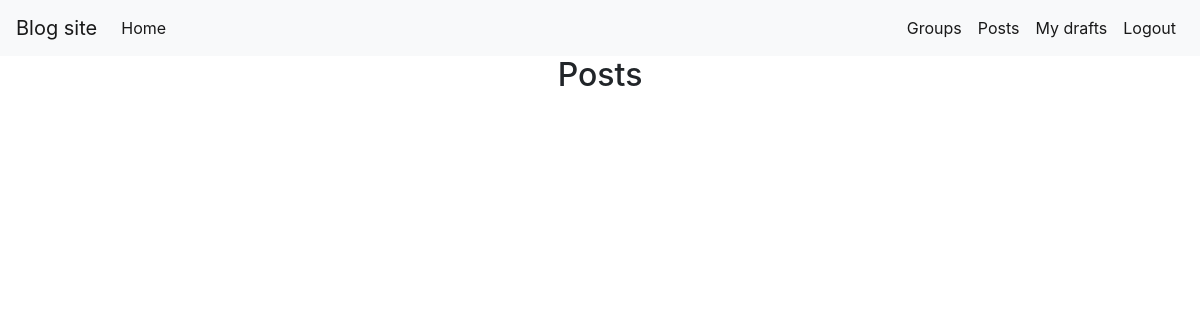
Page /posts/ (signed in) on the earlier database version.
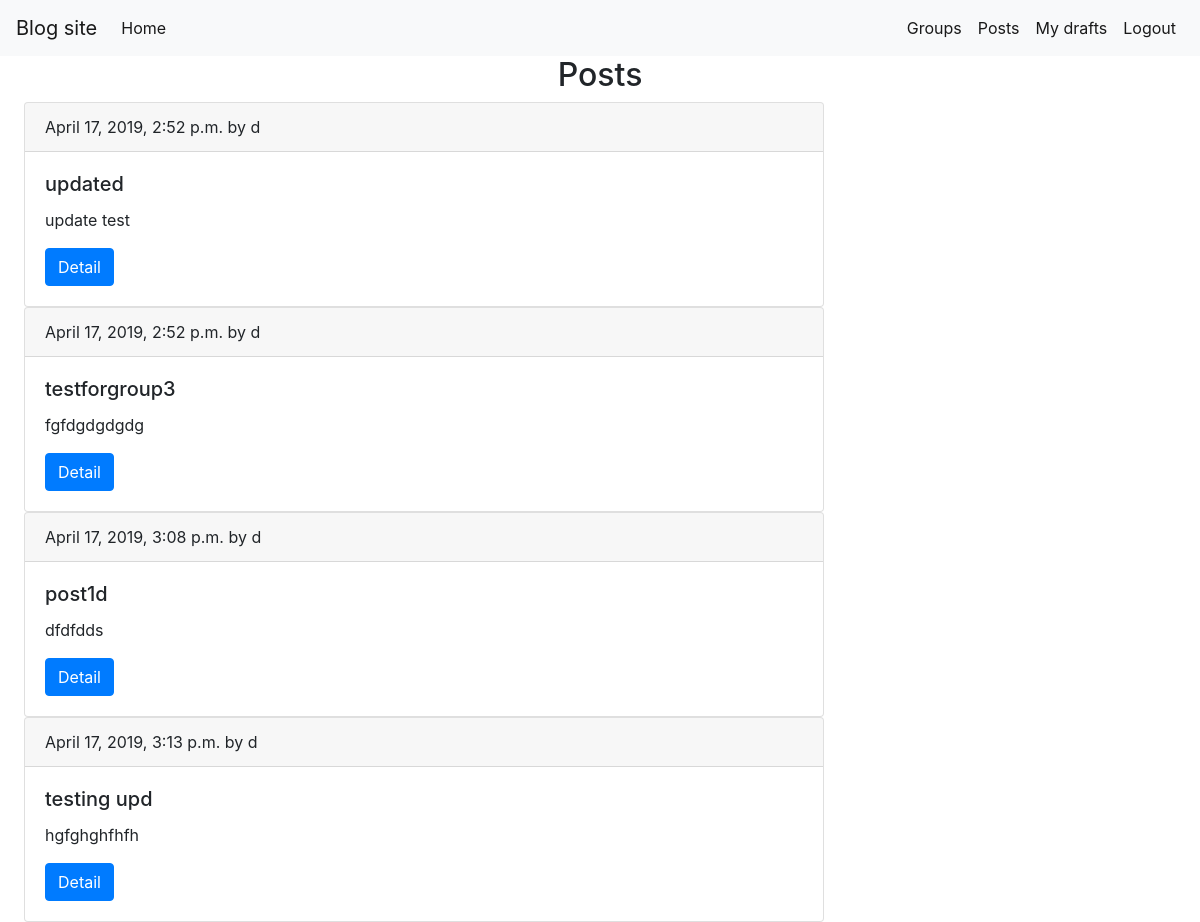
Same page on the later database version.
### blog/models.py (models this page shows, shortened)
class Post(models.Model):
    title = models.CharField(max_length=100)
    text = models.TextField()
    creator = models.ForeignKey(User, on_delete=models.CASCADE, related_name='post_creator')
    group = models.ForeignKey(Group, on_delete=models.CASCADE, related_name='post_group')
    date_created = models.DateTimeField(null=True)
    is_private = models.BooleanField(default=False)

### blog/views.py (the view)
# urls.py: path('posts/', views.PostsList.as_view(), name='post_list'),
class PostsList(LoginRequiredMixin, ListView):
    model = Post
    template_name = 'posts/posts_list.html'

### blog/templates/posts/posts_list.html
{% extends 'base.html' %}
{% block content %}
<h2 class="header-center">Posts</h2>
    {% for post in post_list %}
        {% if not post.is_private %}
        {% if post.date_created %}
    <div class="card ml-4" style="width: 50rem; ">
  <div class="card-header">
    {{ post.date_created }} by {{ post.creator }}
  </div>
  <div class="card-body">
    <h5 class="card-title">{{ post.title }}</h5>
    <p class="card-text">{{ post.text }}</p>
    <a href="{% url 'post_info' post.pk %}" class="btn btn-primary">Detail</a>
  </div>
</div>
        {% endif %}
        {% endif %}
    {% endfor %}
{% endblock %}

Differences in the rows shown:
added Post: date_created "April 17, 2019, 2:52 p.m.", creator "d", title "updated", text "update test"
added Post: date_created "April 17, 2019, 2:52 p.m.", creator "d", title "testforgroup3", text "fgfdgdgdgdg"
added Post: date_created "April 17, 2019, 3:08 p.m.", creator "d", title "post1d", text "dfdfdds"
added Post: date_created "April 17, 2019, 3:13 p.m.", creator "d", title "testing upd", text "hgfghghfhfh"
